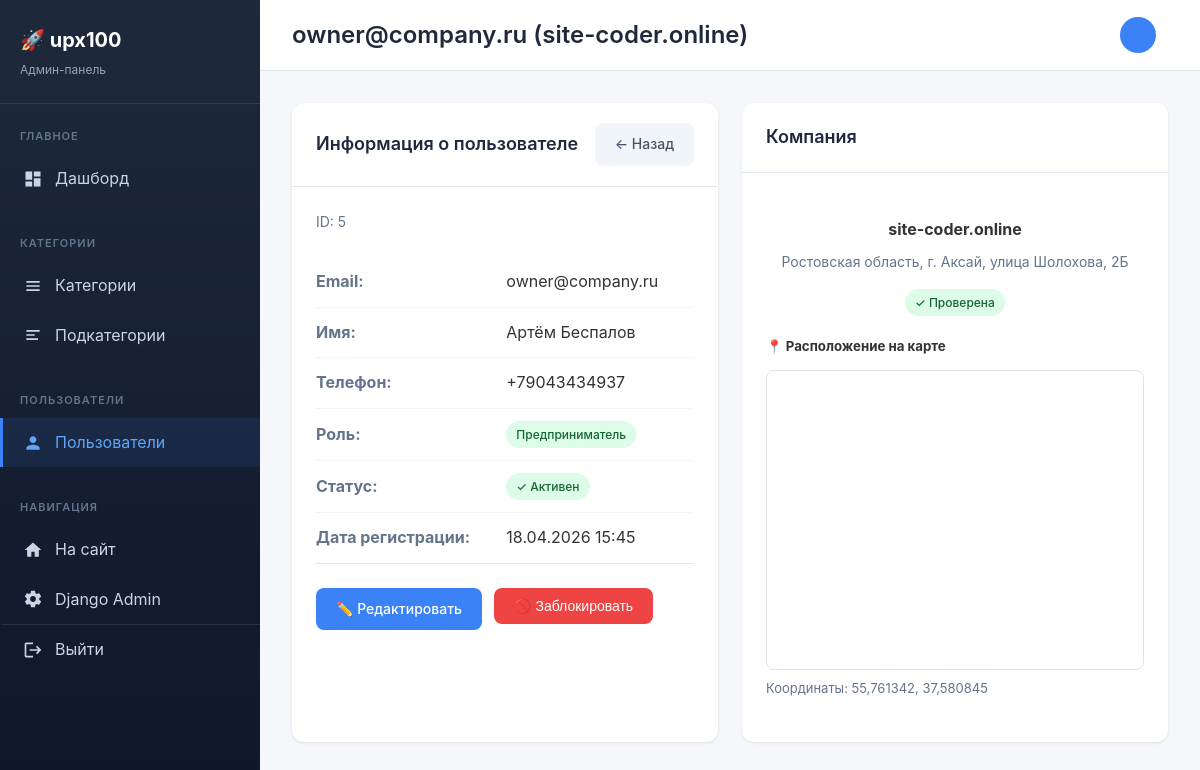
Before: /dashboard/users/5/ (signed in) with the older database file.
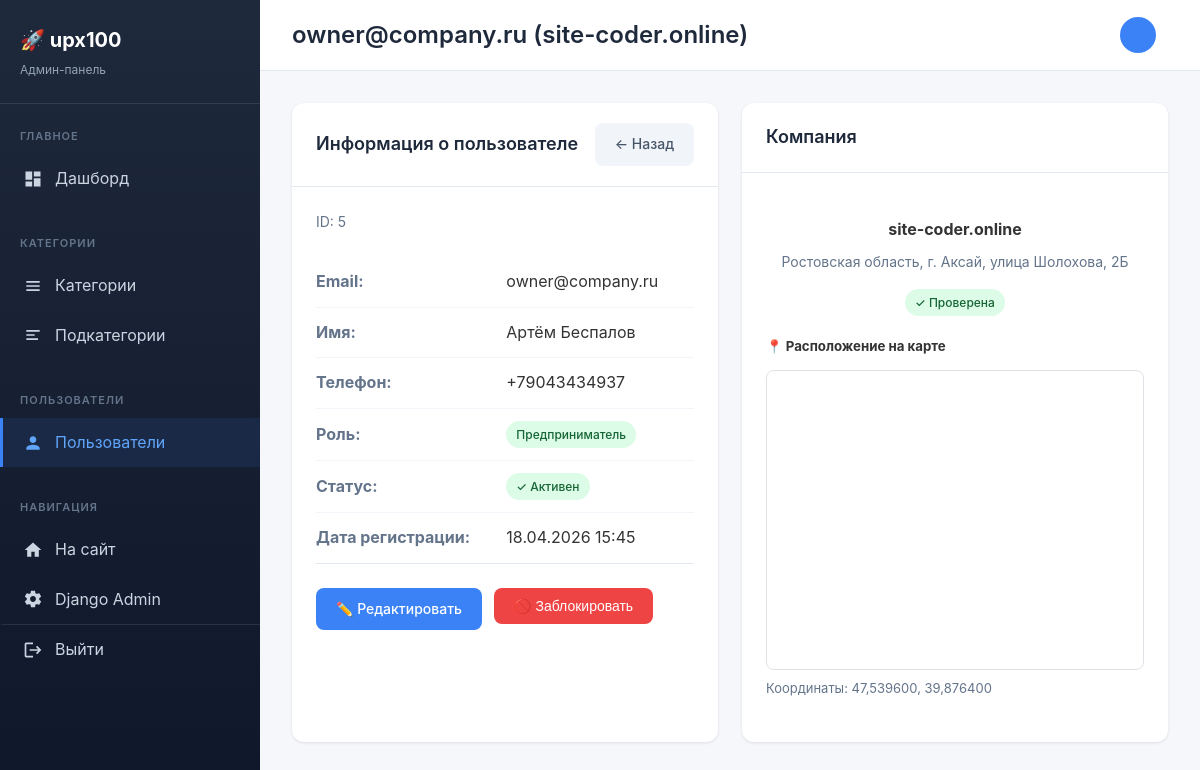
After: the same page with the newer database file.
### accounts/models.py (models this page shows, shortened)
class User(AbstractBaseUser, PermissionsMixin):
    ROLE_CHOICES = (
        ('admin', 'Администратор'),
        ('entrepreneur', 'Предприниматель'),
        ('employee', 'Сотрудник'),
    )
    email = models.EmailField('Email', unique=True)
    first_name = models.CharField('Имя', max_length=30, blank=True)
    last_name = models.CharField('Фамилия', max_length=30, blank=True)
    phone = models.CharField('Телефон', max_length=20, blank=True)
    role = models.CharField('Роль', max_length=20, choices=ROLE_CHOICES, default='entrepreneur')
    is_staff = models.BooleanField('Статус сотрудника', default=False)
    is_active = models.BooleanField('Активен', default=True)
    date_joined = models.DateTimeField('Дата регистрации', default=timezone.now)
    objects = UserManager()
    USERNAME_FIELD = 'email'
    REQUIRED_FIELDS = []
    class Meta:
        verbose_name = 'Пользователь'
        verbose_name_plural = 'Пользователи'

### business/models.py (models this page shows, shortened)
class Company(models.Model):
    owner = models.OneToOneField(settings.AUTH_USER_MODEL, on_delete=models.CASCADE, related_name='company')
    name = models.CharField(max_length=200, verbose_name="Название компании")
    description = models.TextField(blank=True, verbose_name="Описание")
    logo = models.ImageField(upload_to='company_logos/', blank=True, null=True, verbose_name="Логотип")
    photo = models.ImageField(upload_to='company_photos/', blank=True, null=True, verbose_name="Фото компании")
    address = models.CharField(max_length=300, verbose_name="Адрес")
    latitude = models.DecimalField(max_digits=9, decimal_places=6, blank=True, null=True, verbose_name="Широта")
    longitude = models.DecimalField(max_digits=9, decimal_places=6, blank=True, null=True, verbose_name="Долгота")
    phone = models.CharField(max_length=20, blank=True, verbose_name="Телефон")
    email = models.EmailField(blank=True, verbose_name="Email")
    is_verified = models.BooleanField(default=False, verbose_name="Проверена модератором")
    created_at = models.DateTimeField(auto_now_add=True)
    updated_at = models.DateTimeField(auto_now=True)
    class Meta:
        verbose_name = "Компания"
        verbose_name_plural = "Компании"

### dashboard/views.py (the view)
# urls.py: path('users/<int:pk>/', views.user_detail, name='user_detail'),
@admin_required
def user_detail(request, pk):
    user = get_object_or_404(User, pk=pk)
    from decouple import config
    yandex_api_key = config('YANDEX_MAPS_API_KEY', default='')
    company = None
    if user.role == 'entrepreneur':
        try:
            company = user.company
        except Company.DoesNotExist:
            pass
    context = {
        'user_obj': user,
        'company': company,
        'title': f'{user.email} ({company.name if company else "Без компании"})',
        'yandex_api_key': yandex_api_key,
    }
    return render(request, 'dashboard/users/detail.html', context)

### dashboard/views.py (called while the page is built)
def is_admin(user):
    return user.is_authenticated and (user.is_superuser or user.role == 'admin')

### templates/dashboard/users/detail.html (shortened to what this page needs)
{% extends 'dashboard/base.html' %}
{% block content %}
<div style="display: grid; grid-template-columns: 1fr 1fr; gap: 24px;">
    <div class="card">
        <div class="card-header">
            <h3 class="card-title">Информация о пользователе</h3>
            <a href="{% url 'dashboard:user_list' %}" class="btn btn-secondary">← Назад</a>
        </div>
        <div class="card-body">
            <div style="margin-bottom: 24px;">
                <p style="color: #64748b; font-size: 14px;">ID: {{ user_obj.pk }}</p>
            </div>
            <table style="width: 100%;">
                <tr>
                    <td style="padding: 12px 0; color: #64748b; border-bottom: 1px solid #f1f5f9;"><strong>Email:</strong></td>
                    <td style="padding: 12px 0; border-bottom: 1px solid #f1f5f9;">{{ user_obj.email }}</td>
                </tr>
                <tr>
                    <td style="padding: 12px 0; color: #64748b; border-bottom: 1px solid #f1f5f9;"><strong>Имя:</strong></td>
                    <td style="padding: 12px 0; border-bottom: 1px solid #f1f5f9;">{{ user_obj.first_name|default:"—" }} {{ user_obj.last_name|default:"" }}</td>
                </tr>
                <tr>
                    <td style="padding: 12px 0; color: #64748b; border-bottom: 1px solid #f1f5f9;"><strong>Телефон:</strong></td>
                    <td style="padding: 12px 0; border-bottom: 1px solid #f1f5f9;">{{ user_obj.phone|default:"—" }}</td>
                </tr>
                <tr>
                    <td style="padding: 12px 0; color: #64748b; border-bottom: 1px solid #f1f5f9;"><strong>Роль:</strong></td>
                    <td style="padding: 12px 0; border-bottom: 1px solid #f1f5f9;">
                        {% if user_obj.role == 'admin' %}
                        <span class="badge badge-info">Администратор</span>
                        {% elif user_obj.role == 'entrepreneur' %}
                        <span class="badge badge-success">Предприниматель</span>
                        {% else %}
                        <span class="badge badge-success">Сотрудник</span>
                        {% endif %}
                    </td>
                </tr>
                <tr>
                    <td style="padding: 12px 0; color: #64748b; border-bottom: 1px solid #f1f5f9;"><strong>Статус:</strong></td>
                    <td style="padding: 12px 0; border-bottom: 1px solid #f1f5f9;">
                        {% if user_obj.is_active %}
                        <span class="badge badge-success">✓ Активен</span>
                        {% else %}
                        <span class="badge badge-danger">✗ Заблокирован</span>
                        {% endif %}
                    </td>
                </tr>
                <tr>
                    <td style="padding: 12px 0; color: #64748b;"><strong>Дата регистрации:</strong></td>
                    <td style="padding: 12px 0;">{{ user_obj.date_joined|date:"d.m.Y H:i" }}</td>
                </tr>
            </table>
            <div style="margin-top: 24px; display: flex; gap: 12px;">
                <a href="{% url 'dashboard:user_edit' user_obj.pk %}" class="btn btn-primary">✏️ Редактировать</a>
                <form method="post" action="{% url 'dashboard:user_toggle_active' user_obj.pk %}" style="display: inline;" onsubmit="return confirm('Вы уверены?');">
                    <button type="submit" class="btn {% if user_obj.is_active %}btn-danger{% else %}btn-success{% endif %}">
                        {% if user_obj.is_active %}🚫 Заблокировать{% else %}✅ Разблокировать{% endif %}
                    </button>
                </form>
            </div>
        </div>
    </div>
    <div class="card">
        <div class="card-header">
            <h3 class="card-title">Компания</h3>
        </div>
        <div class="card-body">
            {% if company %}
            <div style="text-align: center; padding: 20px 0;">
                <h4 style="margin-bottom: 8px;">{{ company.name }}</h4>
                <p style="color: #64748b; font-size: 14px; margin-bottom: 16px;">{{ company.address }}</p>
                <div style="display: flex; gap: 8px; justify-content: center; align-items: center; margin-bottom: 20px;">
                    <span class="badge {% if company.is_verified %}badge-success{% else %}badge-warning{% endif %}">
                        {% if company.is_verified %}✓ Проверена{% else %}⏳ Не проверена{% endif %}
                    </span>
                </div>
                {% if company.latitude and company.longitude %}
                <div style="margin-top: 16px;">
                    <h5 style="margin-bottom: 12px; text-align: left;">📍 Расположение на карте</h5>
                    <div id="map" style="height: 300px; width: 100%; border-radius: 8px; border: 1px solid #dee2e6;"></div>
                    <p style="font-size: 13px; color: #64748b; margin-top: 8px; text-align: left;">
                        Координаты: {{ company.latitude }}, {{ company.longitude }}
                    </p>
                </div>
                {% endif %}
            </div>
            {% else %}
            <div class="empty-state">
                <div class="empty-state-icon">🏢</div>
                <h3>Нет компании</h3>
                <p>Пользователь не владеет компанией</p>
            </div>
            {% endif %}
        </div>
    </div>
</div>
{% endblock %}

### templates/dashboard/base.html (shortened to what this page needs)
<!DOCTYPE html>
<html lang="ru">
<head>
</head>
<body>
    <div class="dashboard-container">
        <aside class="sidebar">
            <div class="sidebar-header">
                <h1>🚀 upx100</h1>
                <p>Админ-панель</p>
            </div>
            <nav class="sidebar-nav">
                <div class="nav-section">
                    <div class="nav-section-title">Главное</div>
                    <a href="{% url 'dashboard:home' %}" class="nav-link {% if request.resolver_match.url_name == 'home' %}active{% endif %}">
                        <svg class="nav-icon" viewBox="0 0 24 24"><path d="M3 13h8V3H3v10zm0 8h8v-6H3v6zm10 0h8V11h-8v10zm0-18v6h8V3h-8z"/></svg>
                        Дашборд
                    </a>
                </div>
                <div class="nav-section">
                    <div class="nav-section-title">Категории</div>
                    <a href="{% url 'dashboard:category_list' %}" class="nav-link {% if 'category' in request.resolver_match.url_name %}active{% endif %}">
                        <svg class="nav-icon" viewBox="0 0 24 24"><path d="M4 6h16v2H4zm0 5h16v2H4zm0 5h16v2H4z"/></svg>
                        Категории
                    </a>
                    <a href="{% url 'dashboard:subcategory_list' %}" class="nav-link {% if 'subcategory' in request.resolver_match.url_name %}active{% endif %}">
                        <svg class="nav-icon" viewBox="0 0 24 24"><path d="M4 6h16v2H4zm0 5h10v2H4zm0 5h14v2H4z"/></svg>
                        Подкатегории
                    </a>
                </div>
                <div class="nav-section">
                    <div class="nav-section-title">Пользователи</div>
                    <a href="{% url 'dashboard:user_list' %}" class="nav-link {% if 'user' in request.resolver_match.url_name %}active{% endif %}">
                        <svg class="nav-icon" viewBox="0 0 24 24"><path d="M12 12c2.21 0 4-1.79 4-4s-1.79-4-4-4-4 1.79-4 4 1.79 4 4 4zm0 2c-2.67 0-8 1.34-8 4v2h16v-2c0-2.66-5.33-4-8-4z"/></svg>
                        Пользователи
                    </a>
                </div>
                <div class="nav-section">
                    <div class="nav-section-title">Навигация</div>
                    <a href="/" class="nav-link" target="_blank">
                        <svg class="nav-icon" viewBox="0 0 24 24"><path d="M10 20v-6h4v6h5v-8h3L12 3 2 12h3v8z"/></svg>
                        На сайт
                    </a>
                    <a href="/admin/" class="nav-link" target="_blank">
                        Django Admin
                    </a>
                    <a href="{% url 'accounts:logout' %}" class="nav-link" style="margin-top: auto; border-top: 1px solid rgba(255,255,255,0.1);">
                        <svg class="nav-icon" viewBox="0 0 24 24"><path d="M17 7l-1.41 1.41L18.17 11H8v2h10.17l-2.58 2.58L17 17l5-5zM4 5h8V3H4c-1.1 0-2 .9-2 2v14c0 1.1.9 2 2 2h8v-2H4V5z"/></svg>
                        Выйти
                    </a>
                </div>
            </nav>
        </aside>
        <main class="main-content">
            <div class="topbar">
                <h2 class="topbar-title">{{ title }}</h2>
                <div class="user-menu">
                    <div class="user-avatar">{{ user.username|first|upper }}</div>
                </div>
            </div>
            <div class="content-area">
                {% block content %}{% endblock %}
            </div>
        </main>
    </div>
</body>
</html>

### templates/dashboard/base.html (style rules this page uses)
* { margin: 0; padding: 0; box-sizing: border-box; }
body { font-family: -apple-system, BlinkMacSystemFont, 'Segoe UI', Roboto, Oxygen, Ubuntu, sans-serif; background-color: #f5f7fa; color: #333; line-height: 1.6; }
.dashboard-container { display: flex; min-height: 100vh; }
.sidebar { width: 260px; background: linear-gradient(180deg, #1e293b 0%, #0f172a 100%); color: #fff; position: fixed; height: 100vh; overflow-y: auto; }
.sidebar-header { padding: 24px 20px; border-bottom: 1px solid rgba(255,255,255,0.1); }
.sidebar-header h1 { font-size: 20px; font-weight: 700; color: #fff; }
.sidebar-header p { font-size: 12px; color: #94a3b8; margin-top: 4px; }
.sidebar-nav { padding: 16px 0; }
.nav-section { margin-bottom: 24px; }
.nav-section-title { padding: 8px 20px; font-size: 11px; text-transform: uppercase; letter-spacing: 1px; color: #64748b; font-weight: 600; }
.nav-link { display: flex; align-items: center; padding: 12px 20px; color: #cbd5e1; text-decoration: none; transition: all 0.2s; border-left: 3px solid transparent; }
.nav-link.active { background: rgba(59, 130, 246, 0.1); color: #60a5fa; border-left-color: #3b82f6; }
.nav-icon { width: 20px; height: 20px; margin-right: 12px; fill: currentColor; }
.main-content { flex: 1; margin-left: 260px; padding: 0; }
.topbar { background: #fff; padding: 16px 32px; border-bottom: 1px solid #e2e8f0; display: flex; justify-content: space-between; align-items: center; position: sticky; top: 0; z-index: 100; }
.topbar-title { font-size: 24px; font-weight: 600; color: #1e293b; }
.user-menu { display: flex; align-items: center; gap: 12px; }
.user-avatar { width: 36px; height: 36px; border-radius: 50%; background: #3b82f6; color: #fff; display: flex; align-items: center; justify-content: center; font-weight: 600; font-size: 14px; }
.content-area { padding: 32px; }
.card { background: #fff; border-radius: 12px; box-shadow: 0 1px 3px rgba(0,0,0,0.1); overflow: hidden; }
.card-header { padding: 20px 24px; border-bottom: 1px solid #e2e8f0; display: flex; justify-content: space-between; align-items: center; }
.card-title { font-size: 18px; font-weight: 600; color: #1e293b; }
.card-body { padding: 24px; }
table { width: 100%; border-collapse: collapse; }
th, td { padding: 14px 16px; text-align: left; border-bottom: 1px solid #e2e8f0; }
.btn { display: inline-flex; align-items: center; gap: 8px; padding: 10px 20px; border-radius: 8px; font-size: 14px; font-weight: 500; text-decoration: none; cursor: pointer; border: none; transition: all 0.2s; }
.btn-primary { background: #3b82f6; color: #fff; }
.btn-secondary { background: #f1f5f9; color: #475569; }
.btn-danger { background: #ef4444; color: #fff; }
.badge { display: inline-block; padding: 4px 10px; border-radius: 20px; font-size: 12px; font-weight: 500; }
.badge-success { background: #dcfce7; color: #166534; }

Changed rows visible on the page:
changed Company "site-coder.online": latitude "55,761342" → "47,539600"; longitude "37,580845" → "39,876400"
